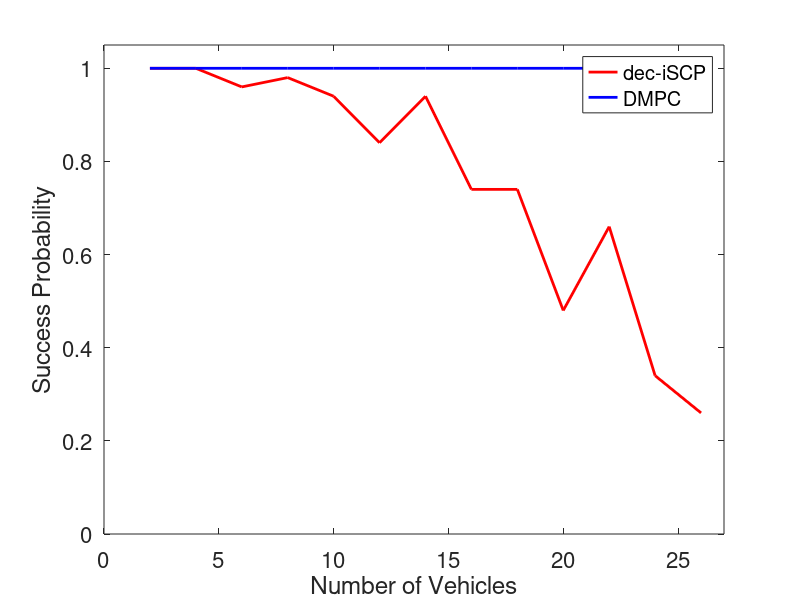

The MATLAB source for this figure: (Note: this script raises an error after producing the figure.)
clc
clear
close all
load('26_comp.mat')
% Post-Processing
% Probability of success plots
prob_dec = sum(success_dec,2)/trials;
prob_dmpc = sum(success_dmpc,2)/trials;
figure(1)
plot(N_vector,prob_dec','r','Linewidth',2);
box on;
hold on;
ylim([0,1.05])
xlim([0,27])
plot(N_vector,prob_dmpc,'b','Linewidth',2);
xlabel('Number of Vehicles','FontSize',12);
ylabel('Success Probability','FontSize',12);
set(gca,'FontSize',16)
lg = legend('dec-iSCP','DMPC');
lg.FontSize = 14;
% export_fig('test.pdf', '-pdf','-transparent');

% Computation time
tmean_dec = nanmean(t_dec,2);
tstd_dec = nanstd(t_dec,1,2);
tmean_dmpc = nanmean(t_dmpc,2);
tstd_dmpc = nanstd(t_dmpc,1,2);
figure(2)
errorbar(N_vector,tmean_dec,tstd_dec,'r','Linewidth',2);
box on;
hold on;
xlim([0,27])
errorbar(N_vector,tmean_dmpc,tstd_dmpc,'b','Linewidth',2);
xlabel('Number of Vehicles','FontSize',14);
ylabel('Computation Time [s]','FontSize',14);
set(gca,'FontSize',16)
legend('dec-iSCP','DMPC');
lg = legend('dec-iSCP','DMPC');
lg.FontSize = 14;